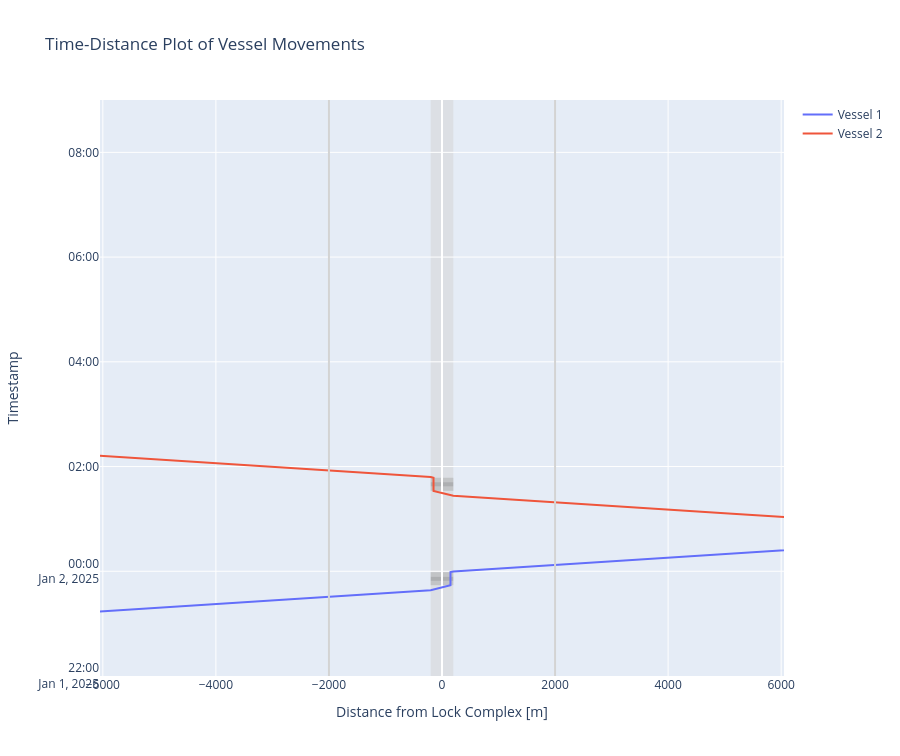

Notebook source saved alongside this figure:
### Markdown cell above
#### Time-distance diagram of vessels passing the lock and planning info

### Code cell
def cm_to_pixels(cm):
    return cm * 37.8 # Set figure height to 10 cmfig.update_layout(height=cm_to_pixels(10))

# We can plot the time-distance diagram
fig = lock_1.create_time_distance_plot(vessels = vessels, 
                                       xlimmin = -6050, 
                                       xlimmax = 6050,
                                       ylimmin = pd.Timestamp('2025-01-01 22:00:00'),
                                       ylimmax = pd.Timestamp('2025-01-02 09:00:00'),
                                       method='Plotly')

fig.update_layout(height=cm_to_pixels(20))

### Figure 1 — Plotly figure (JSON) as saved in the notebook; plotly's stock layout.template omitted (floating-point values rounded to 4 significant figures)
{"data": [{"mode": "lines", "name": "Vessel 1", "type": "scatter", "x": [-340600.0, -5000.0, -5000.0, -5000.0, -200.0, -200.0, 150.0, 150.0, 150.0, 150.0, 200.0, 200.0, 5000.0, 5000.0, 5000.0, 15000.0, 15000.0, 15000.0, 15000.0, 15000.0, 15000.0, 15000.0, 15000.0, 15000.0, 15000.0, 15000.0], "y": ["2025-01-01T00:00:00", "2025-01-01T23:18:20", "2025-01-01T23:18:20", "2025-01-01T23:18:20", "2025-01-01T23:38:20", "2025-01-01T23:38:20", "2025-01-01T23:44:00.172786", "2025-01-01T23:49:00.172786", "2025-01-01T23:54:00.172786", "2025-01-01T23:59:00.172786", "2025-01-01T23:59:48.768899", "2025-01-01T23:59:48.768899", "2025-01-02T00:19:48.768899", "2025-01-02T00:19:48.768899", "2025-01-02T00:19:48.768899", "2025-01-02T01:01:28.768899", "2025-01-02T01:01:28.768899", "2025-01-02T01:21:28.768899", "2025-01-02T01:21:28.768899", "2025-01-02T01:27:08.941685", "2025-01-02T01:32:09", "2025-01-02T01:37:09", "2025-01-02T01:42:09", "2025-01-02T01:42:57.596112", "2025-01-02T01:42:57.596112", "2025-01-02T02:02:57.596112"]}, {"mode": "lines", "name": "Vessel 2", "type": "scatter", "x": [15000.0, 15000.0, 15000.0, 15000.0, 15000.0, 15000.0, 15000.0, 15000.0, 15000.0, 15000.0, 15000.0, 5000.0, 5000.0, 5000.0, 200.0, 200.0, -150.0, -150.0, -150.0, -150.0, -200.0, -200.0, -5000.0, -5000.0, -5000.0, -340600.0], "y": ["2025-01-01T23:23:20", "2025-01-01T23:43:20", "2025-01-01T23:43:20", "2025-01-01T23:49:00.172786", "2025-01-01T23:54:00.172786", "2025-01-01T23:59:00.172786", "2025-01-02T00:04:00.172786", "2025-01-02T00:04:48.768899", "2025-01-02T00:04:48.768899", "2025-01-02T00:24:48.768899", "2025-01-02T00:24:48.768899", "2025-01-02T01:06:28.768899", "2025-01-02T01:06:28.768899", "2025-01-02T01:06:28.768899", "2025-01-02T01:26:28.768899", "2025-01-02T01:26:28.768899", "2025-01-02T01:32:08.941685", "2025-01-02T01:37:09", "2025-01-02T01:42:09", "2025-01-02T01:47:09", "2025-01-02T01:47:57.596112", "2025-01-02T01:47:57.596112", "2025-01-02T02:07:57.596112", "2025-01-02T02:07:57.596112", "2025-01-02T02:07:57.596112", "2025-01-03T01:26:17.596112"]}], "layout": {"height": 756, "shapes": [{"fillcolor": "lightgrey", "layer": "below", "line": {"width": 0}, "name": "Lock Geometry", "opacity": 0.5, "type": "rect", "x0": -200, "x1": 200, "y0": "2025-01-01T22:00:00", "y1": "2025-01-02T09:00:00"}, {"fillcolor": "darkgrey", "layer": "below", "line": {"width": 0}, "name": "Lock doors closing", "opacity": 0.5, "type": "rect", "x0": -200, "x1": 200, "y0": "2025-01-01T23:44:00.172786", "y1": "2025-01-01T23:49:00.172786"}, {"fillcolor": "grey", "layer": "below", "line": {"width": 0}, "name": "Lock chamber converting", "opacity": 0.5, "type": "rect", "x0": -200, "x1": 200, "y0": "2025-01-01T23:49:00.172786", "y1": "2025-01-01T23:54:00.172786"}, {"fillcolor": "darkgrey", "layer": "below", "line": {"width": 0}, "name": "Lock doors opening", "opacity": 0.5, "type": "rect", "x0": -200, "x1": 200, "y0": "2025-01-01T23:54:00.172786", "y1": "2025-01-01T23:59:00.172786"}, {"fillcolor": "darkgrey", "layer": "below", "line": {"width": 0}, "name": "Lock doors closing", "opacity": 0.5, "type": "rect", "x0": -200, "x1": 200, "y0": "2025-01-02T01:32:09", "y1": "2025-01-02T01:37:09"}, {"fillcolor": "grey", "layer": "below", "line": {"width": 0}, "name": "Lock chamber converting", "opacity": 0.5, "type": "rect", "x0": -200, "x1": 200, "y0": "2025-01-02T01:37:09", "y1": "2025-01-02T01:42:09"}, {"fillcolor": "darkgrey", "layer": "below", "line": {"width": 0}, "name": "Lock doors opening", "opacity": 0.5, "type": "rect", "x0": -200, "x1": 200, "y0": "2025-01-02T01:42:09", "y1": "2025-01-02T01:47:09"}, {"line": {"color": "lightgrey"}, "type": "line", "x0": -2000, "x1": -2000, "xref": "x", "y0": 0, "y1": 1, "yref": "y domain"}, {"line": {"color": "lightgrey"}, "type": "line", "x0": 2000, "x1": 2000, "xref": "x", "y0": 0, "y1": 1, "yref": "y domain"}], "showlegend": true, "title": {"text": "Time-Distance Plot of Vessel Movements"}, "xaxis": {"range": [-6050, 6050], "title": {"text": "Distance from Lock Complex [m]"}}, "yaxis": {"range": ["2025-01-01T22:00:00", "2025-01-02T09:00:00"], "title": {"text": "Timestamp"}}}}
